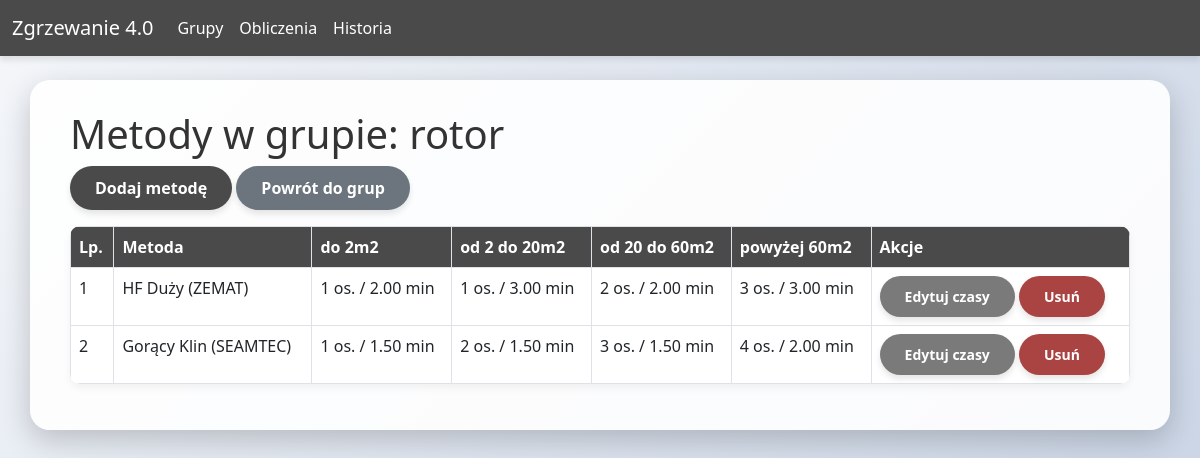
Page /metody/grupa/2 on the committed database.
### app/models.py (models this page shows, shortened)
class Grupa(db.Model):
    __tablename__ = 'grupa'
    id = db.Column(db.Integer, primary_key=True)
    nazwa = db.Column(db.String(100), unique=True, nullable=False)
    metody = db.relationship('Metoda', backref='grupa', cascade='all, delete-orphan')

class Metoda(db.Model):
    __tablename__ = 'metoda'
    id = db.Column(db.Integer, primary_key=True)
    nazwa = db.Column(db.String(100), nullable=False)
    grupa_id = db.Column(db.Integer, db.ForeignKey('grupa.id'))
    czasy = db.relationship('MetodaCzas', backref='metoda', cascade='all, delete-orphan')
    def pobierz_czas(self, przedzial):
        for czas in self.czasy:
            if czas.przedzial == przedzial:
                return czas.pracownicy, czas.czas_na_metr
        return (1, 0.0)

class MetodaCzas(db.Model):
    __tablename__ = 'metoda_czasy'
    id = db.Column(db.Integer, primary_key=True)
    metoda_id = db.Column(db.Integer, db.ForeignKey('metoda.id'))
    przedzial = db.Column(db.String(50))  # np. "do 2m2"
    pracownicy = db.Column(db.Integer, default=1)
    czas_na_metr = db.Column(db.Float, default=0.0)

### app/routes/methods.py (the view)
@bp.route('/grupa/<int:grupa_id>')
def list(grupa_id):
    grupa = Grupa.query.get_or_404(grupa_id)
    return render_template('methods/list.html', grupa=grupa, przedzialy=PRZEDZIALY)

### app/templates/methods/list.html
{% extends "base.html" %}
{% block content %}
<h1>Metody w grupie: {{ grupa.nazwa }}</h1>
<a href="{{ url_for('methods.add', grupa_id=grupa.id) }}" class="btn btn-primary mb-3">Dodaj metodę</a>
<a href="{{ url_for('groups.list') }}" class="btn btn-secondary mb-3">Powrót do grup</a>
<table class="table table-bordered">
    <thead>
        <tr>
            <th>Lp.</th>
            <th>Metoda</th>
            {% for p in przedzialy %}
                <th>{{ p }}</th>
            {% endfor %}
            <th>Akcje</th>
        </tr>
    </thead>
    <tbody>
        {% for metoda in grupa.metody %}
        <tr>
            <td>{{ loop.index }}</td>
            <td>{{ metoda.nazwa }}</td>
            {% for p in przedzialy %}
                {% set czas = metoda.pobierz_czas(p) %}
                <td>{{ czas[0] }} os. / {{ "%.2f"|format(czas[1]) }} min</td>
            {% endfor %}
            <td>
                <a href="{{ url_for('methods.edit', metoda_id=metoda.id) }}" class="btn btn-sm btn-warning">Edytuj czasy</a>
                <form action="{{ url_for('methods.delete', metoda_id=metoda.id) }}" method="post" style="display:inline;">
                    <button type="submit" class="btn btn-sm btn-danger" onclick="return confirm('Na pewno usunąć metodę?')">Usuń</button>
                </form>
            </td>
        </tr>
        {% endfor %}
    </tbody>
</table>
{% endblock %}

### app/static/style.css (style rules this page uses)
body { background: linear-gradient(135deg, #f5f7fa 0%, #c3cfe2 100%); min-height: 100vh; margin: 0; padding: 0; font-family: 'Segoe UI', Tahoma, Geneva, Verdana, sans-serif; }
h1, h2, h3 { color: #333; }
.btn { border-radius: 50px; font-weight: bold; padding: 10px 25px; transition: all 0.3s ease; box-shadow: 0 4px 6px rgba(0, 0, 0, 0.1); border: none; }
.btn-primary { background-color: #4a4a4a; color: white; }
.btn-warning { background-color: #7a7a7a; color: white; }
.btn-danger { background-color: #a94442; }
.btn-secondary { background-color: #6c757d; border: none; }
.table { background-color: white; border-radius: 10px; overflow: hidden; box-shadow: 0 4px 8px rgba(0, 0, 0, 0.05); }
.table thead th { background-color: #4a4a4a; color: white; font-weight: 600; border-bottom: none; }

### rows in the picture
Grupa: nazwa "rotor"
Metoda: nazwa "HF Duży (ZEMAT)", czas "1" "1" "2" "3"
MetodaCzas: czas_na_metr "2.00"
MetodaCzas: czas_na_metr "3.00"
MetodaCzas: czas_na_metr "2.00"
MetodaCzas: czas_na_metr "3.00"
Metoda: nazwa "Gorący Klin (SEAMTEC)", czas "1" "2" "3" "4"
MetodaCzas: czas_na_metr "1.50"
MetodaCzas: czas_na_metr "1.50"
MetodaCzas: czas_na_metr "1.50"
MetodaCzas: czas_na_metr "2.00"

### other values in the picture
{{ p }} "do 2m2" "od 2 do 20m2" "od 20 do 60m2" "powyżej 60m2"
